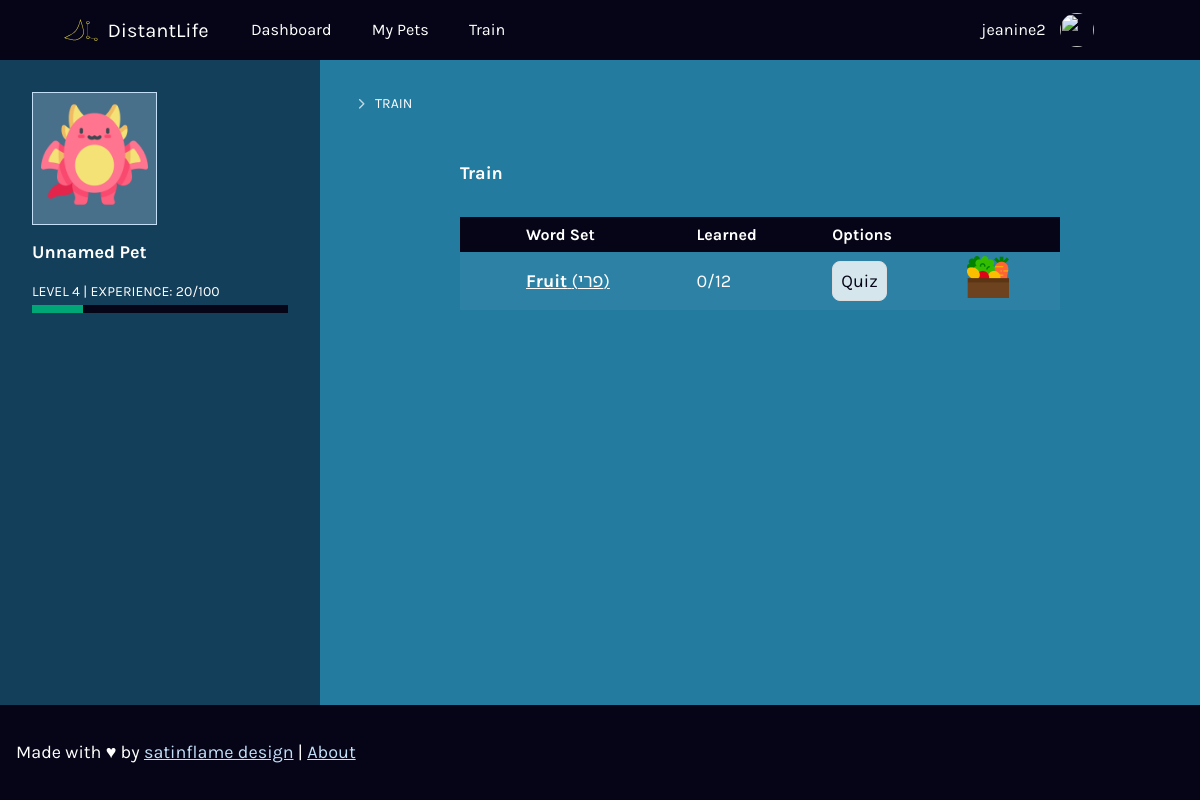
/train (signed in), run on an earlier commit of the app's database.
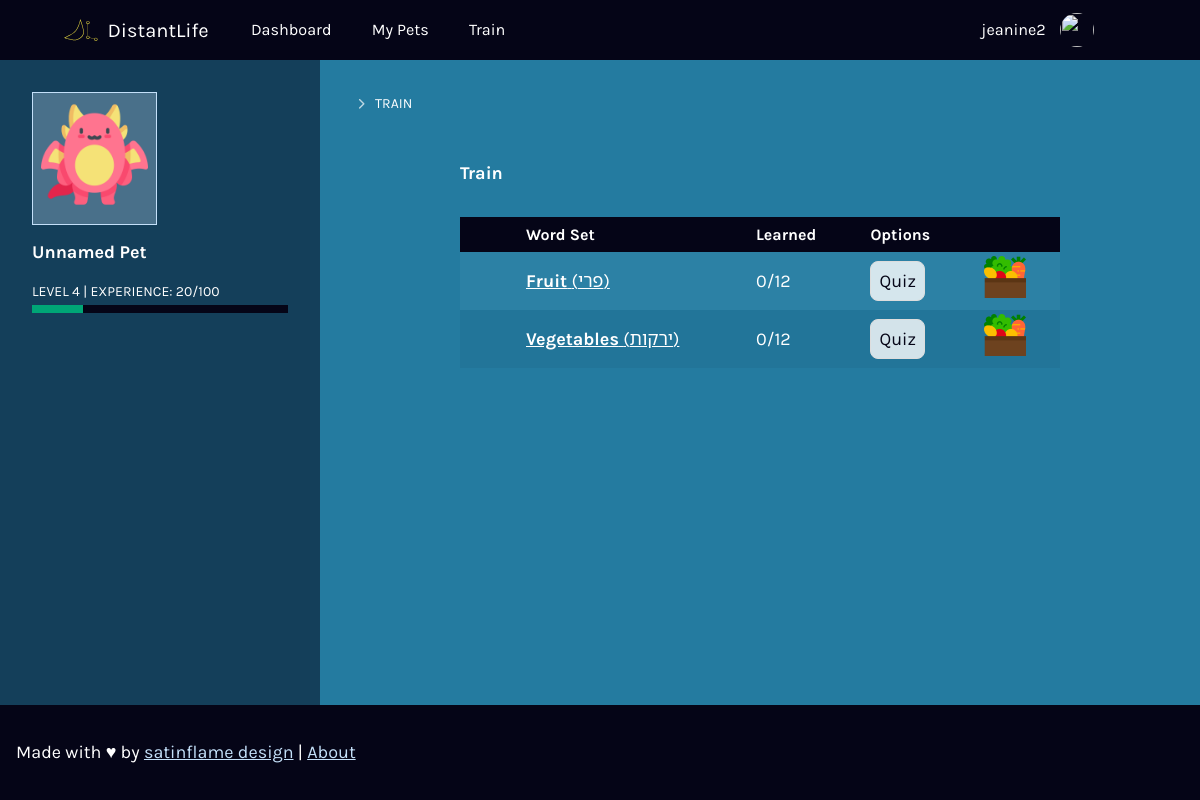
And on a later commit of the database.
### tables this page shows
CREATE TABLE `words` (
  `id` integer,
  `wordstr` varchar(255),
  `audiopath` varchar(255),
  `language_id` integer,
  `type` integer, pronunciation varchar, `imgsrc_id` id,
  PRIMARY KEY(id)
);

CREATE TABLE `word_sets` (
  `id` integer,
  `imgsrc` varchar(255), language_id integer, `set_name_word_id` id,
  PRIMARY KEY(id)
);

### application.py (the view)
@app.route("/train")
@login_required
def train():
    role = get_role()
    sets = get_sets()
    return render_template("train.html", sets=sets, role=role)

### application.py (called while the page is built)
@app.after_request
def after_request(response):
    response.headers["Cache-Control"] = "no-cache, no-store, must-revalidate"
    response.headers["Expires"] = 0
    response.headers["Pragma"] = "no-cache"
    return response

### helpers.py (called while the page is built)
def login_required(f):
    @wraps(f)
    def decorated_function(*args, **kwargs):
        if session.get("user_id") is None:
            return redirect("/login")
        return f(*args, **kwargs)
    return decorated_function

def get_role():
  rolesqry = db.execute("SELECT roles FROM users WHERE id =  ?", session['user_id'])
  role = rolesqry[0]['roles']
  return role

### templates/train.html (shortened to what this page needs)
{% extends "layout.html" %}
{% block main %}
<header>
  <div class="main-options">
    <h1>{{title_s}}</h1>
  </div>
</header>
<table class="table-responsive-stack">
  <thead>
    <tr>
      <th class="table-icon">
      </th>
      <th>{{ _('Word Set') }}</th>
      <th>{{ _('Learned') }}</th>
      <th>{{ _('Options') }}</th>
      <th><span class="sr-only">{{ _('Icon') }}</span></th>
   </tr>
  </thead>
  <tbody>
    {% for set in sets %}
     <tr>
        <td class="table-icon">
        </td>
        <td><a href="/train/set/?s={{set.id}}"> <strong>{{set.translation}}</strong> ({{set.set_name}})</a></td>
        <td>0/{{set.totalcount}}</td>
        <td>
          <form method="post" action="/quiz/set/">
            <input type="submit" value="{{ _('Quiz') }}" />
          </form>
        </td>
        <td>
          <img src="{{ url_for('static', filename=set.imgsrc) }}" alt="{{set.set_name}}">
        </td>
     </tr>
     {% endfor %}
  </tbody>
</table>
{% endblock %}

What changed in the data, as far as the page shows it:
now on this page (row edited): words: translation "Vegetables"
now on this page (row edited): words: set_name "ירקות"
added word_sets: imgsrc (picture)
Also different on the page:
new list line: "( ) 0/ 12 Quiz"
